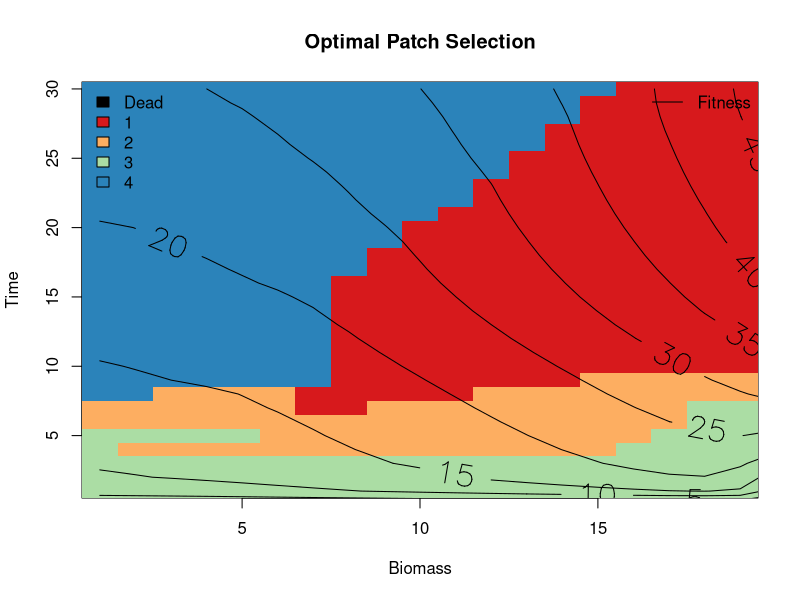

The R source for this figure:
###############################################################################
######Demonstrations of Dynamic Programming for Optimal Decision Strategy######
######Sean Wu 11/2/2016########################################################
###############################################################################

library(RColorBrewer)

##################################
###Simple Patch-Selection Model###
##################################

#based on code in "A Practical Guide to Ecological Modeling"

#fitness:
#x: biomass
#t: current time
#x_max: maximal biomass allowed
#x_crit: minimum biomass to survive
#f: matrix of optimal fitness values
fitness <- function(x,t,x_max,x_crit,f){
  xx <- pmin(x,x_max)
  xx <- pmax(xx,x_crit)
  out <- f[t,(xx-x_crit+1)]
  return(out)
}

#dynProgPatch: run the dynamic programming patch model
#npatch: number of patches
#psurvive: numeric vector of survival probability upon travel to that patch
#pfood: numeric vector of probability to find food at that patch
#cost: numeric vector of cost in biomass to travel to that patch
#repr: numeric vector of maximal reproduction gain at that patch
#x_crit: minimum biomass to survive
#x_max: maximal biomass allowed
#x_rep: minimum biomass to reproduce
#t_max: number of time steps
#fend: final maximum possible fitness at t_max
dynProgPatch <- function(npatch=3,psurvive=c(0.99,0.95,0.98),pfood=c(0.2,0.5,0.0),cost=c(1,1,1),
                      feedgain=c(2,4,0),repr=c(0,0,4),x_crit=0,x_max=30,x_rep=4,t_max=20,fend=60){
  
  x_class <- x_crit:x_max #biomass classes
  nmass <- length(x_class) #number of mass classes
  times <- 1:(t_max-1) #number of time steps
  kx <- 0.25*x_max #half-saturation coefficient for Michaelis-Menten response
  
  #allocate containers
  f <- matrix(0,nrow=t_max,ncol=nmass) #optimal fitness values
  bestpatch <- matrix(0,nrow=t_max-1,ncol=nmass-1) #best patch
  V <- vector(mode="numeric",length=npatch) #current fitness
  
  f[t_max,] <- fend*(x_class-x_crit) / (x_class-x_crit+kx) #final fitness evaluated as Michaelis-Menten response
  
  #run dynamic programming optimzation loop
  for(t in rev(times)){ #iterate backwards in time
    
    for(x in x_class[-1]){ #calculate for all classes except x_crit
      
      dfit <- pmax(0,pmin(x-x_rep,repr)) #possible immediate fitness gain for class x at each patch
      #expected gain in fitness:
      #probability of survival X (probability to find food X biomass at next time if found food + probability to not find food X biomass at next time if did not find food)
      #prob of survival X ((prob of food X fitness) if fed + ((1-prob) of food X fitness if not fed))
      expectgain <- psurvive * (pfood * fitness(x=(x-cost+feedgain-dfit),t=t+1,x_max=x_max,x_crit=x_crit,f=f) +
                                  (1-pfood) * fitness(x=(x-cost-dfit),t=t+1,x_max=x_max,x_crit=x_crit,f=f)) 
      
      V <- dfit + expectgain #current fitness
      V[expectgain==0] <- 0 #kill animals below critical value
      f[t,(x-x_crit+1)] <- max(V) #optimal fitness
      bestpatch[t,(x-x_crit)] <- which.max(V) #best patch
      
    } #next biomass class X
    
  }#next time t
  
  image(x=times,y=x_class[-1],z=bestpatch,zlim=c(0,npatch),main="Optimal Patch Selection",
        col=c("Black",brewer.pal(npatch,"Spectral")),ylab="Time",xlab="Biomass")
  contour(x=1:t_max,y=x_class,z=f,add=TRUE,drawlabels=TRUE,labcex=2)
  legend(x="topleft",fill=c("Black",brewer.pal(npatch,"Spectral")),legend=c("Dead",paste0(1:npatch)),bty="n")
  legend(x="topright",legend="Fitness",lty=1,bty="n")
  return(list(times=times,f=f,bestpatch=bestpatch))
}


dynProgPatch(npatch = 4,psurvive = c(0.95,0.91,0.86,0.86),pfood = c(0.5,0.55,0.7,0.0),cost=c(1,1,1,1),feedgain = c(2,4,5,0),repr = c(0,0,0,5))